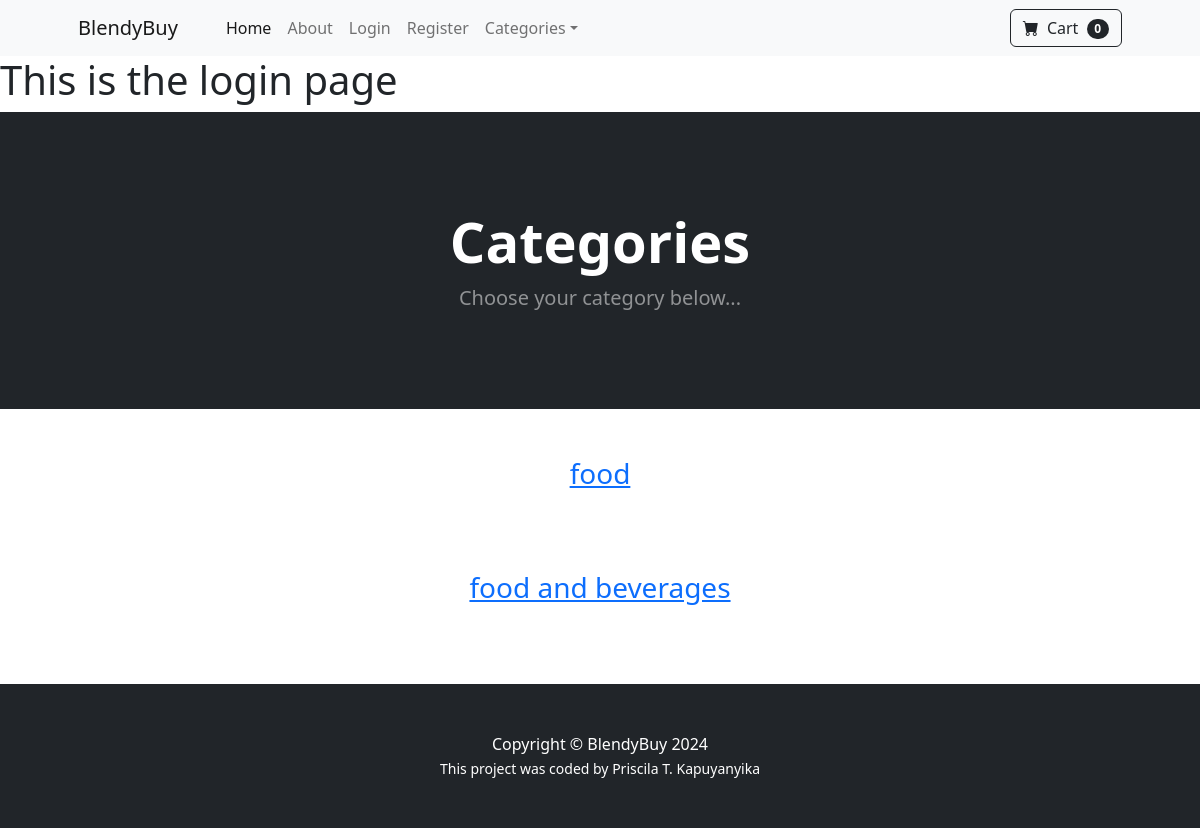
Page /category_summary/ on the earlier database version.
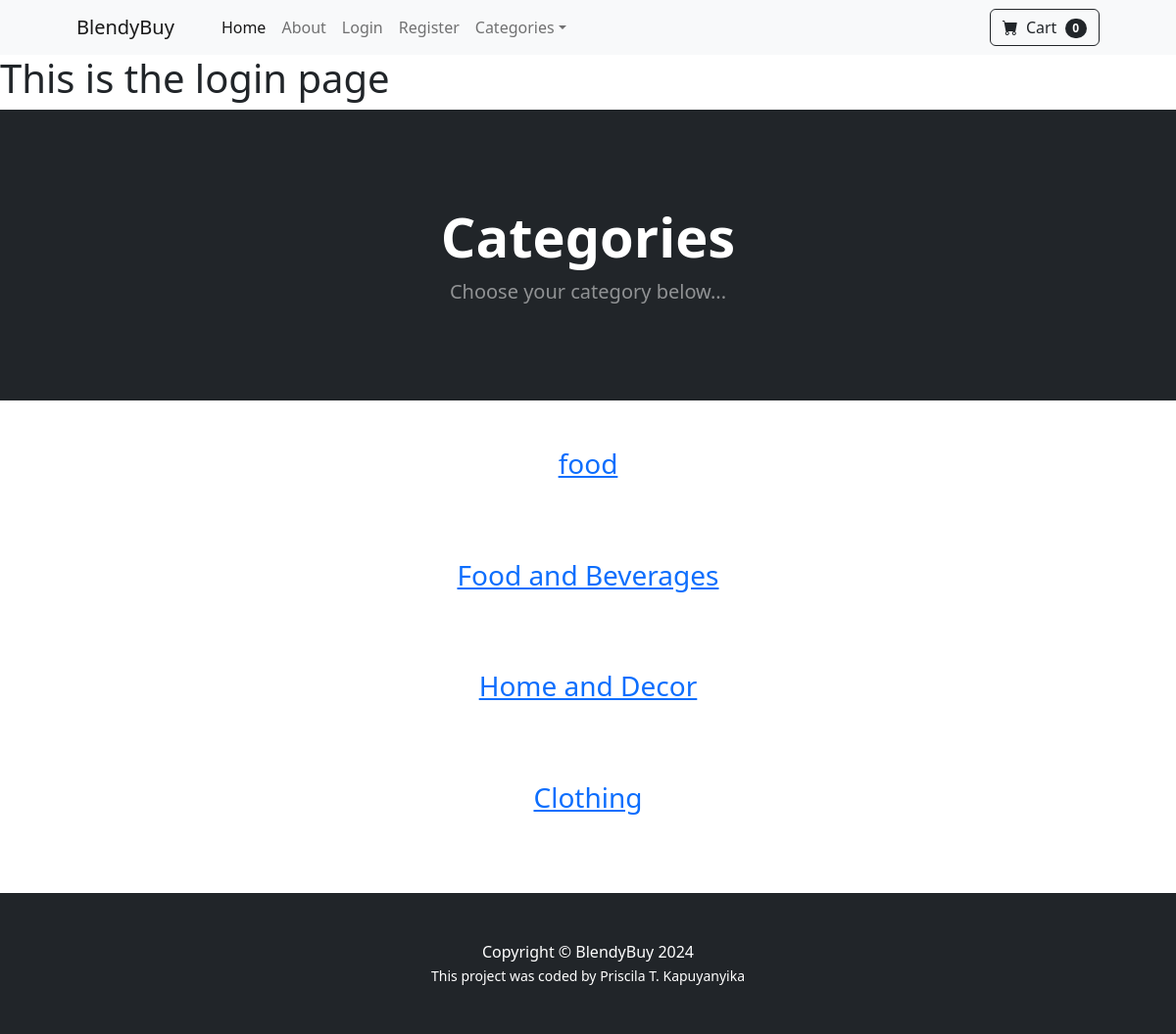
Same page on the later database version.
### store/models.py (models this page shows)
class Category(models.Model):
  name = models.CharField(max_length=50)
  def __str__(self):
    return self.name
  class Meta:
    verbose_name_plural = 'categories'

### store/views.py (the view)
# urls.py: path('category_summary/', views.category_summary, name='category_summary'),
def category_summary(request):
  categories = Category.objects.all()
  return render(request, 'category_summary.html', {'categories':categories})

### cart/cart.py (called while the page is built)
  def __len__(self):
    return len(self.cart)

### cart/context_processors.py (called while the page is built)
def cart(request):
  return{'cart':Cart(request)}

### store/templates/category_summary.html (shortened to what this page needs)
{% extends 'base.html' %} {% block content %}
<h1>This is the login page</h1>
<header class="bg-dark py-5">
  <div class="container px-4 px-lg-5 my-5">
    <div class="text-center text-white">
      <h1 class="display-4 fw-bolder">Categories</h1>
      <p class="lead fw-normal text-white-50 mb-0">Choose your category below...</p>
    </div>
  </div>
</header>
<div class="container">
  <div class="row">
    <center>
    <div class="col-8">
    {% for category in categories %}
    <h3><a href="{% url 'category' category %}">{{category}} </a> </h3>
    {%endfor%}
    </div>
  </center>
  </div>
</div>
{% endblock %}

Differences in the rows shown:
changed Category: name "food and beverages" → "Food and Beverages"
added Category: name "Home and Decor"
added Category: name "Clothing"
